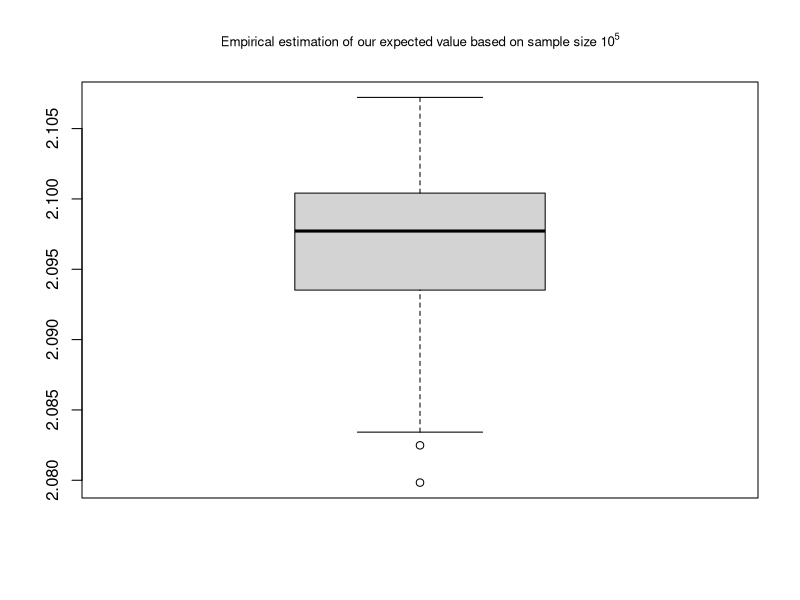
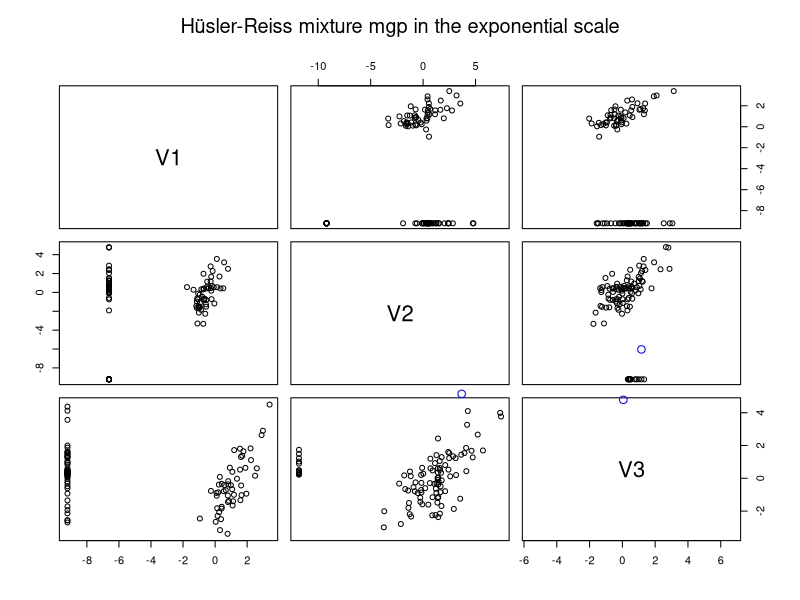
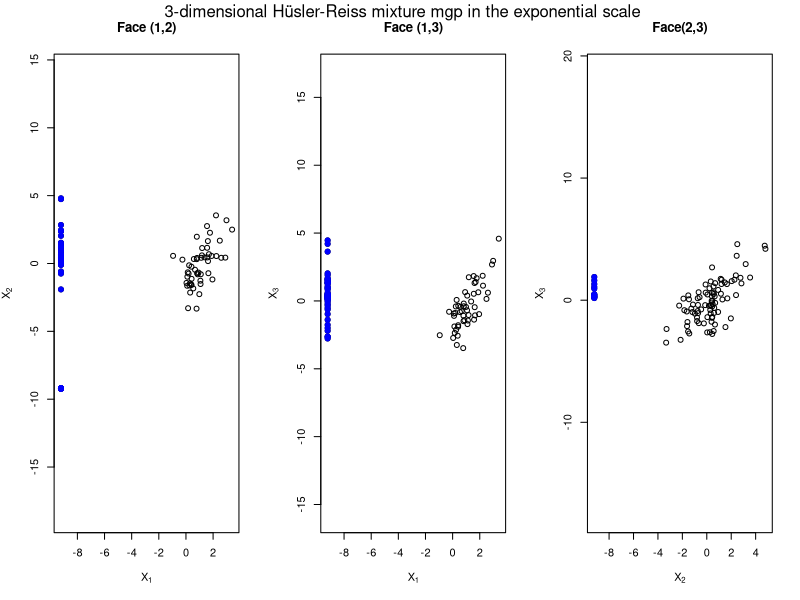
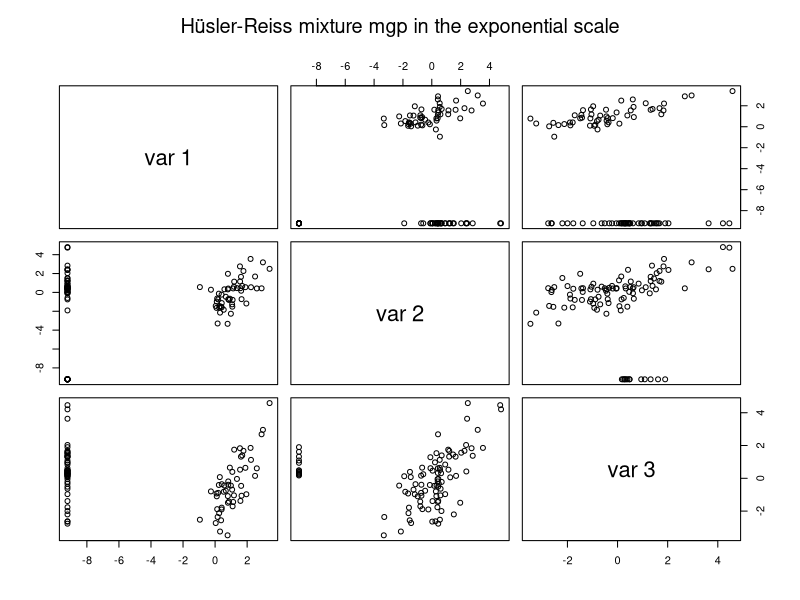
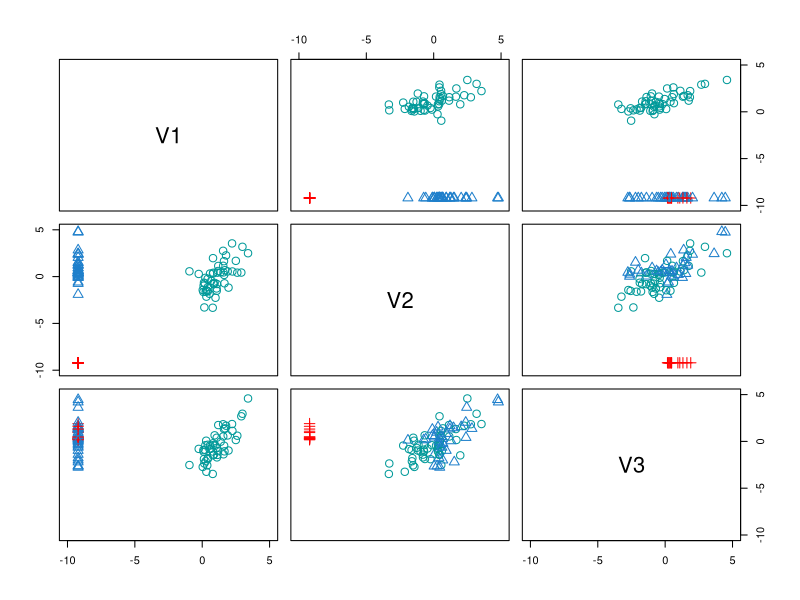

Write R code to recreate these figures, in order.
## ---- chunk 1
knitr::opts_chunk$set(echo = TRUE)
## ---- chunk 2
matrix_transformation <- function(Sigma) {
  gamma <- (as.matrix(rep(1, nrow(Sigma))) %*% diag(Sigma)) / 2 + (as.matrix(diag(Sigma)) %*% rep(1, nrow(Sigma))) / 2 - Sigma
  diag(gamma) <- diag(Sigma) / 2
  return(gamma)
}
## ---- chunk 3
calculus_of_eta <- function(i, mu, gamma) {
  eta <- (gamma[i, -i] / 2)^(1 / 2) + (mu[i] + diag(gamma)[i] - mu[-i] - diag(gamma)[-i]) / (2 * gamma[i, -i])^(1 / 2)
  return(eta)
}
## ---- chunk 4
calculus_of_R <- function(i, gamma) {
  R <- (as.matrix(gamma[i, -i]) %*% rep(1, nrow(gamma) - 1) + t(as.matrix(gamma[i, -i]) %*% rep(1, nrow(gamma) - 1)) - gamma[-i, -i]) / (2 * (as.matrix(gamma[i, -i]) %*% rep(1, nrow(gamma) - 1) * t(as.matrix(gamma[i, -i]) %*% rep(1, nrow(gamma) - 1)))^(1 / 2))
  diag(R) <- 1
  return(R)
}
## ---- chunk 5
case_d_2 <- function(mu, Gamma) {
  expec <- exp(mu[1] + diag(Gamma)[1]) * pnorm(((2 * Gamma[1, 2])^(1 / 2)) / (2) - ((mu[2] - mu[1] + (diag(Gamma)[2] - diag(Gamma)[1])) / ((2 * Gamma[1, 2])^(1 / 2))), mean = 0, sd = 1) + exp(mu[2] + diag(Gamma)[2]) * pnorm(((2 * Gamma[1, 2])^(1 / 2)) / (2) - ((mu[1] - mu[2] + (diag(Gamma)[1] - diag(Gamma)[2])) / ((2 * Gamma[1, 2])^(1 / 2))), mean = 0, sd = 1)
  return(expec)
}
## ---- chunk 6
library(MASS)
calculus_d <- function(d, Sigma, mu) {
  if (d == 1) {
    return(exp(mu + (Sigma / 2)))
  } else {
    expectedvalue <- 0
    gamma <- matrix_transformation(Sigma)

    if (d == 2) {
      return(case_d_2(mu, gamma))
    } else {
      for (i in 1:d)
      {
        # Computing eta
        eta <- calculus_of_eta(i, mu, gamma)
        # Computing R
        R <- calculus_of_R(i, gamma)
        expectedvalue <- expectedvalue + exp(mu[i] + gamma[i, i]) * pmvnorm(mean = rep(0, d - 1), corr = R, lower = rep(-Inf, d - 1), upper = eta)
      }
      return(expectedvalue)
    }
  }
}
## ---- chunk 7
library(MASS)
library(mvtnorm)
Test <- function(n, d, mup, Sigmap) {
  if (d == 1) {
    U <- rnorm(n, mean = mup, sd = Sigmap)
    return(sum(exp(U)) / n)
  } else {
    U <- mvrnorm(n, mu = mup, Sigma = Sigmap)
    f <- function(t) exp(max(t))
    s <- apply(U, 1, f)
    return(sum(s) / n)
  }
}
Sigma_1 <- matrix(0, nrow = 3, ncol = 3)
Sigma_1[1, ] <- c(1, 11 / 12, 8 / 9)
Sigma_1[2, ] <- c(11 / 12, 1, 10 / 11)
Sigma_1[3, ] <- c(8 / 9, 10 / 11, 1)
vector_test <- rep(0, 50)
for (i in 1:50) {
  vector_test[i] <- Test(100000, 3, rep(0, 3), Sigma_1)
}
boxplot(  vector_test,  main = expression(paste("Empirical estimation of our expected value based on sample size ",N=10^5)),    cex.main=0.8)
## ---- chunk 8
calculus_d(3, Sigma_1, rep(0, 3))
## ---- chunk 9
library(mvtnorm)

function_mass_of_scenario <- function(d, k, list_of_k_matrices, A) # A is a (dxk) matrix and Sigma is a (dxd) matrix
{
  mass <- rep(0, k)

  # the element pi[j] will contain the mass of the j-th scenario
  for (j in 1:k) {
    dimension <- length(which(A[, j] > 0))
    mu <- log(k * A[which(A[, j] > 0), j]) - (1 / 2) * diag(list_of_k_matrices[[j]])[which(A[, j] > 0)]
    Sigma <- list_of_k_matrices[[j]][which(A[, j] > 0), which(A[, j] > 0)]
    pi[j] <- calculus_d(dimension, Sigma, mu)
  }



  pi <- pi / sum(pi)
  return(pi)
}
## ---- chunk 10
library(mvtnorm)
LDOE <- function(t) {
  s <- exp(t)
  return(max(s) / sum(s))
}
simulation_of_mixture <- function(d, k, Sigma, A) {
  T <- rep(0, d)
  vector_mass_of_scenario <- function_mass_of_scenario(d, k, Sigma, A)
  U1 <- sample(c(1:k), prob = vector_mass_of_scenario, size = 1)
  cluster <- which(A[, U1] > 0)
  T[-cluster] <- -Inf
  mass_of_density <- (A[cluster, U1]) / sum(A[cluster, U1])
  if (length(cluster) == 1) {
    U2 <- cluster
  } else {
    U2 <- sample(cluster, prob = mass_of_density, size = 1)
  }
  T[cluster] <- mvrnorm(1, mu = -(1 / 2) * diag(Sigma[[U1]])[cluster] + log(k * A[cluster, U1]) + Sigma[[U1]][cluster, U2], Sigma = Sigma[[U1]][cluster, cluster])
  U0 <- runif(1, min = 0, max = 1)
  while (U0 > LDOE(T)) {
    T[cluster] <- mvrnorm(1, mu = -(1 / 2) * diag(Sigma[[U1]])[cluster] + log(k * A[cluster, U1]) + Sigma[[U1]][cluster, U2], Sigma = Sigma[[U1]][cluster, cluster])
    U0 <- runif(1, min = 0, max = 1)
  }



  E <- rexp(1, 1)
  Y <- exp(T - max(T) + E) - 1
  return(Y)
}
## ---- chunk 11
N_simulation_of_mixture <- function(d, k, list_of_matrices, A, N) {
  N_simulation <- replicate(N, simulation_of_mixture(d, k, list_of_matrices, A))

  return(N_simulation)
}
## ---- chunk 12
Sigma <- matrix(0, nrow = 3, ncol = 3)
Sigma[1, ] <- c(1.6, 11 / 12, 8 / 9)
Sigma[2, ] <- c(11 / 12, 1.6, 10 / 11)
Sigma[3, ] <- c(8 / 9, 10 / 11, 1.6)
A <- matrix(0, nrow = 3, ncol = 3)
A[1, ] <- c(1, 0, 0)
A[2, ] <- c(1 / 2, 1 / 2, 0)
A[3, ] <- c(1 / 3, 1 / 3, 1 / 3)
x <- N_simulation_of_mixture(3, 3, list(Sigma, Sigma, Sigma), A, 100)
x1<-x[,which(x[1,]>-1 & x[2,]>-1 & x[3,]>-1)]


# Using as.data.frame

plot(as.data.frame(t(log(x + 1 + 0.0001))), main = expression(paste("Hüsler-Reiss mixture mgp in the exponential scale")), asp = 1)
points(as.data.frame(t(log(x1 + 1 + 0.0001))), col="blue")
## ---- chunk 13
# Ploting on each face
# Face (1,2)
a <- log(x[c(1, 2), ] + 1 + 0.0001)
a <- as.matrix(a)
index <- which(x[1, ] == -1 | x[2, ] == -1)
a1 <- log(x[c(1, 2), index] + 1 + 0.0001)
a1 <- as.matrix(a1)

# Face (1,3)
b <- log(x[c(1, 3), ] + 1 + 0.0001)
b <- as.matrix(b)
index <- which(x[1, ] == -1 | x[3, ] == -1)
b1 <- log(x[c(1, 3), index] + 1 + 0.0001)
b1 <- as.matrix(b1)
# Face (2,3)
c <- log(x[c(2, 3), ] + 1 + 0.0001)
c <- as.matrix(c)
index <- which(x[2, ] == -1 | x[3, ] == -1)
c1 <- log(x[c(2, 3), index] + 1 + 0.0001)
c1 <- as.matrix(c1)

par(mfrow = c(1, 3))
#####
plot(a[2, ] ~ a[1, ], xlab = expression(X[1]), ylab = expression(X[2]), main = "Face (1,2)", asp = 1)
points(a1[2, ] ~ a1[1, ], col = "blue", pch = 19)
#####
plot(b[2, ] ~ b[1, ], xlab = expression(X[1]), ylab = expression(X[3]), main = "Face (1,3)", asp = 1)
points(b1[2, ] ~ b1[1, ], col = "blue", pch = 19)
#####
plot(c[2, ] ~ c[1, ], xlab = expression(X[2]), ylab = expression(X[3]), main = "Face(2,3)", asp = 1)
points(c1[2, ] ~ c1[1, ], col = "blue", pch = 19)
mtext(" 3-dimensional Hüsler-Reiss mixture mgp in the exponential scale", side = 3, line = -1.5, outer = TRUE)

# Using the function pairs
y <- matrix(0, nrow = 100, ncol = 3)
for (i in 1:100) {
  y[i, ] <- log(x[, i] + 1 + 0.0001)
}


pairs(y, main = expression(paste("Hüsler-Reiss mixture mgp in the exponential scale")))


new<-rep(0,100)
new[which(x[1, ] > -1 | x[2, ] > -1 | x[3, ] > -1)]<-1
new[which(x[1, ] == -1 & x[2, ] > -1 & x[3,]>-1)]<-2
new[which(x[1, ] == -1 & x[2, ] == -1 & x[3,]>-1)]<-3


x<-as.data.frame(t(log(x + 1 + 0.0001)))
x$new<-new

#plot(x[x$new==1,c(1,2)], col = "red", xlim=c(-10,5), ylim=c(-10,5))
#points(x[x$new==2,c(1,2)], col = "green")
plot(x[,-4] , xlim=c(-10,5), ylim=c(-10,5),  pch=c(1,2,3)[x$new], col=c("#009999", "#1E7FCB","red")[x$new],cex=1.5)


# index1<-which( (x[1,]==-1) | (x[2,]==-1) )
# points(   log(x[c(1,2),index1]+1+0.001), col = "blue", pch = 19)
# plot(as.data.frame(t(log(x+1+0.0001))), main = expression(paste("Hüsler-Reiss mixture mgp in the exponential scale" )))
extremal_coeficient_111<-function(Sigma){
  return(calculus_d(3, Sigma, -(1/2)*diag(Sigma)+ c(0,log(1/2), log(1/3))) + calculus_d(2, Sigma[2:3,2:3], -(1/2)*diag(Sigma[2:3,2:3])+ c(log(1/2), log(1/3))) +1/3  )
}
extremal_coeficient_111(Sigma)
extremal_coeficient_011<-function(Sigma){
  return(2*calculus_d(2, Sigma[2:3,2:3], -(1/2)*diag(Sigma[2:3,2:3])+ c(log(1/2), log(1/3))) +1/3  )
}
extremal_coeficient_011(Sigma)
